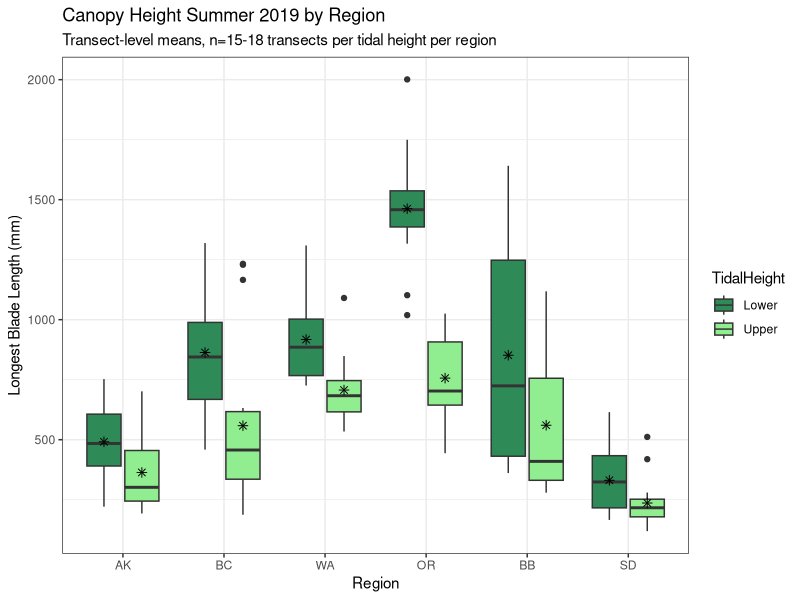
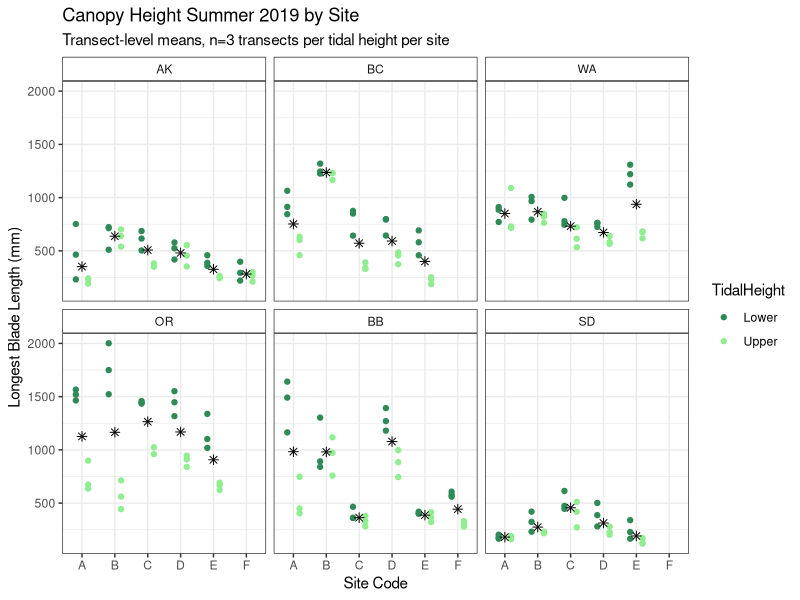
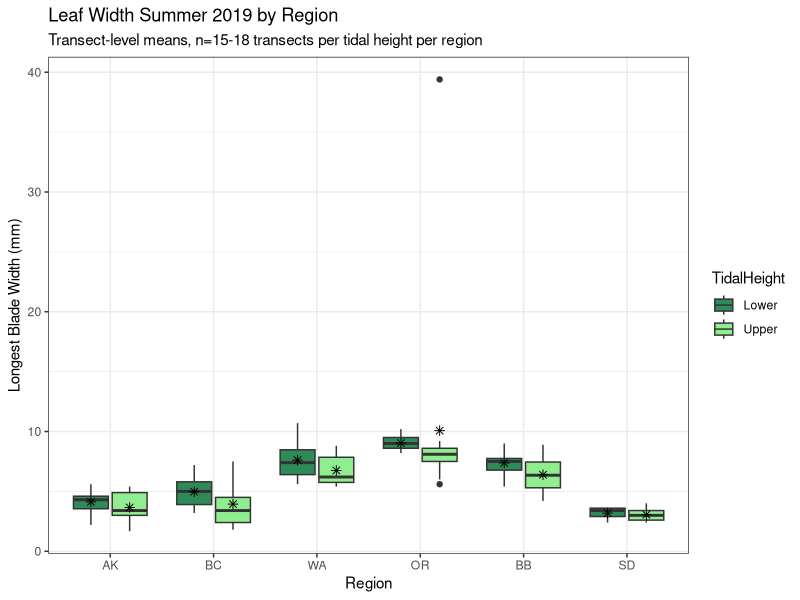
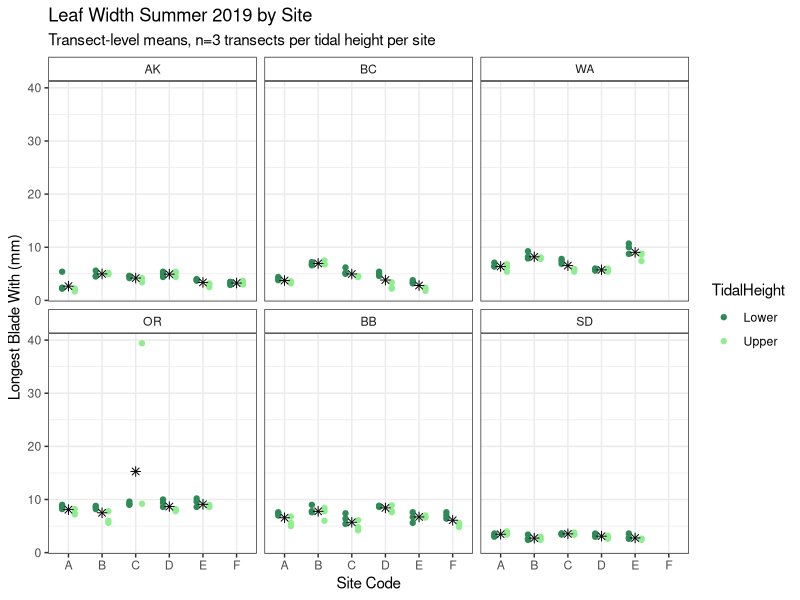
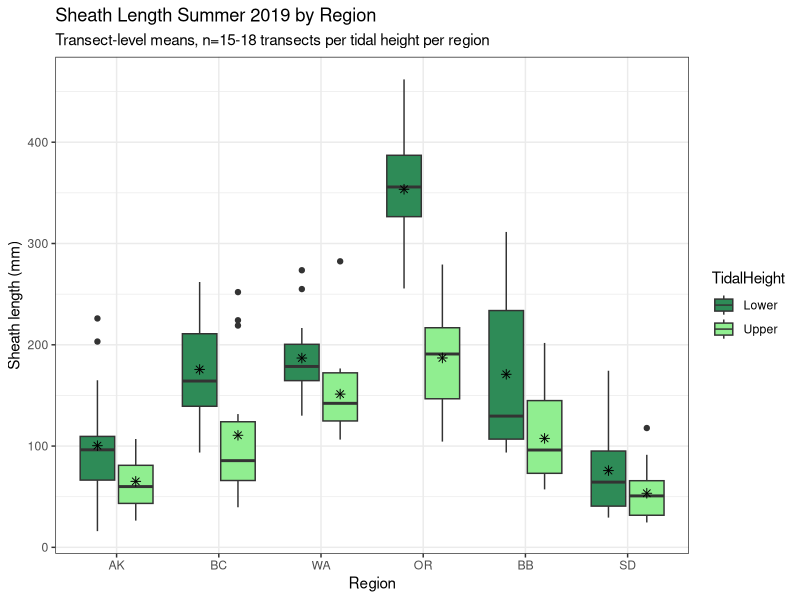
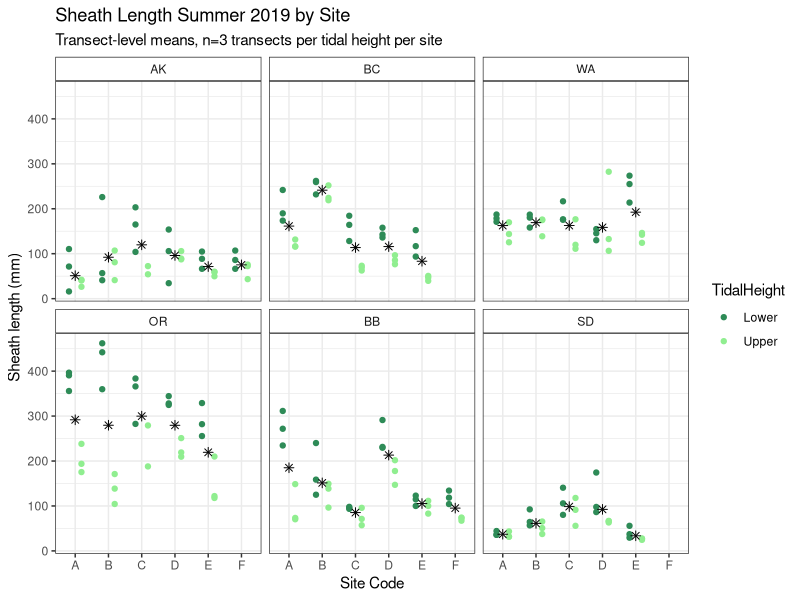
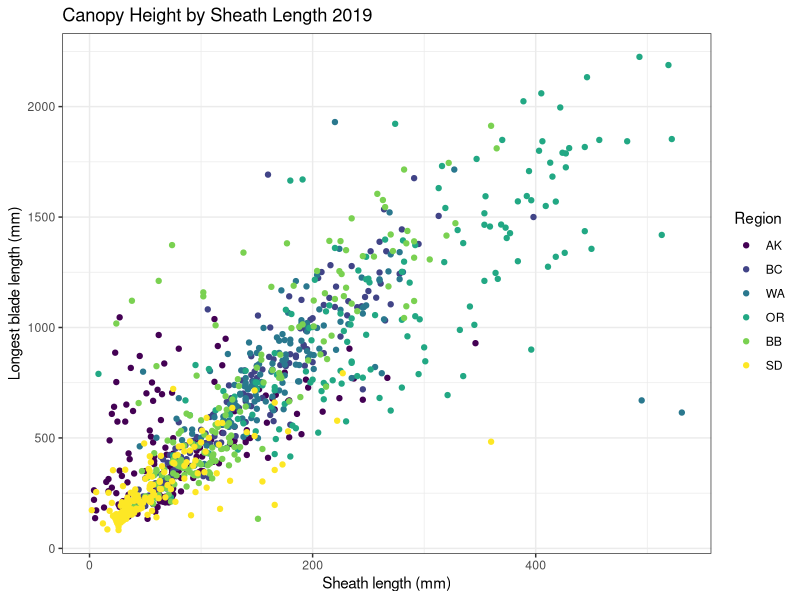
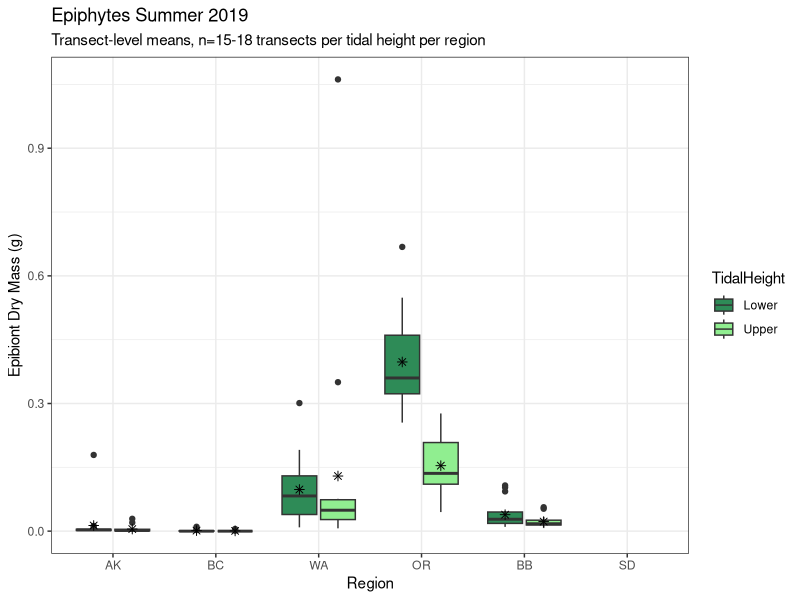

These charts were generated, in order, by the following R code:
## ---- chunk 1
knitr::opts_chunk$set(echo = TRUE)
library(tidyverse)
library(ggplot2)
library(lubridate)

region_order1 <- c("Alaska","British Colubmia","Washington","Oregon","Bodega Bay","San Diego")
region_order2 <- c("AK","BC","WA","OR","BB","SD")
## ---- chunk 2
Shoots <- read.csv("ShootMetrics.csv")
Shoots <- Shoots%>%
  separate(col=TransectID,sep="_",c("SampleDate","Region","SiteCode","Transect"))
Shoots$TidalHeight <- ifelse(Shoots$Transect=="L4"|Shoots$Transect=="L5"|Shoots$Transect=="L6","Lower","Upper")
Shoots$Region <- ordered(Shoots$Region,levels=region_order2)
Shoots$EpibiontDryMass.g <- as.numeric(Shoots$EpibiontDryMass.g)

Shoots_summ1 <- Shoots %>%
  group_by(Region,SiteCode,TidalHeight,Transect)%>%
  summarise(LongestBladeLength.mm=mean(LongestBladeLength.mm,na.rm=TRUE),
            LongestBladeWidth.mm=mean(LongestBladeWidth.mm,na.rm=TRUE),
            SheathLength.mm=mean(SheathLength.mm,na.rm=TRUE),
            EpibiontDryMass.g=mean(EpibiontDryMass.g,na.rm=TRUE))

## ---- chunk 3
ggplot(Shoots_summ1,aes(x=Region,y=LongestBladeLength.mm,fill=TidalHeight))+geom_boxplot()+
  stat_summary(fun.y=mean, geom="point", shape=8, size=2, color="black",
               position=position_dodge(width = 0.75),show.legend = FALSE)+
  scale_fill_manual(values=c("seagreen4","lightgreen"))+
  xlab("Region")+
  ylab("Longest Blade Length (mm)")+
  labs(title="Canopy Height Summer 2019 by Region",
       subtitle = "Transect-level means, n=15-18 transects per tidal height per region")+
  theme_bw()+
  theme(strip.background = element_rect(fill="white"))

ggplot(Shoots_summ1,aes(x=SiteCode,y=LongestBladeLength.mm,color=TidalHeight))+
  geom_point(position=position_dodge(width = 0.75))+
  stat_summary(fun.y=mean, geom="point", shape=8, size=2, color="black",
               position=position_dodge(width = 0.75),show.legend = FALSE)+
  facet_wrap(~Region,scales = "fixed")+
  scale_color_manual(values=c("seagreen4","lightgreen"))+
  xlab("Site Code")+
  ylab("Longest Blade Length (mm)")+
  labs(title="Canopy Height Summer 2019 by Site",
       subtitle = "Transect-level means, n=3 transects per tidal height per site")+
  theme_bw()+
  theme(strip.background = element_rect(fill="white"))

## ---- chunk 4
ggplot(Shoots_summ1,aes(x=Region,y=LongestBladeWidth.mm,fill=TidalHeight))+geom_boxplot()+
  stat_summary(fun.y=mean, geom="point", shape=8, size=2, color="black",
               position=position_dodge(width = 0.75),show.legend = FALSE)+
  scale_fill_manual(values=c("seagreen4","lightgreen"))+
  xlab("Region")+
  ylab("Longest Blade Width (mm)")+
  labs(title="Leaf Width Summer 2019 by Region",
       subtitle = "Transect-level means, n=15-18 transects per tidal height per region")+
  theme_bw()+
  theme(strip.background = element_rect(fill="white"))

ggplot(Shoots_summ1,aes(x=SiteCode,y=LongestBladeWidth.mm,color=TidalHeight))+
  geom_point(position=position_dodge(width = 0.75))+
  stat_summary(fun.y=mean, geom="point", shape=8, size=2, color="black",
               position=position_dodge(width = 0.75),show.legend = FALSE)+
  facet_wrap(~Region,scales = "fixed")+
  scale_color_manual(values=c("seagreen4","lightgreen"))+
  xlab("Site Code")+
  ylab("Longest Blade With (mm)")+
  labs(title="Leaf Width Summer 2019 by Site",
       subtitle = "Transect-level means, n=3 transects per tidal height per site")+
  theme_bw()+
  theme(strip.background = element_rect(fill="white"))
## ---- chunk 5
ggplot(Shoots_summ1,aes(x=Region,y=SheathLength.mm,fill=TidalHeight))+geom_boxplot()+
  stat_summary(fun.y=mean, geom="point", shape=8, size=2, color="black",
               position=position_dodge(width = 0.75),show.legend = FALSE)+
  #facet_wrap(~Region,scales = "fixed")+
  scale_fill_manual(values=c("seagreen4","lightgreen"))+
  xlab("Region")+
  ylab("Sheath length (mm)")+
  labs(title="Sheath Length Summer 2019 by Region",
       subtitle = "Transect-level means, n=15-18 transects per tidal height per region")+
  theme_bw()+
  theme(strip.background = element_rect(fill="white"))

ggplot(Shoots_summ1,aes(x=SiteCode,y=SheathLength.mm,color=TidalHeight))+
  geom_point(position=position_dodge(width = 0.75))+
  stat_summary(fun.y=mean, geom="point", shape=8, size=2, color="black",
               position=position_dodge(width = 0.75),show.legend = FALSE)+
  facet_wrap(~Region,scales = "fixed")+
  scale_color_manual(values=c("seagreen4","lightgreen"))+
  xlab("Site Code")+
  ylab("Sheath length (mm)")+
  labs(title="Sheath Length Summer 2019 by Site",
       subtitle = "Transect-level means, n=3 transects per tidal height per site")+
  theme_bw()+
  theme(strip.background = element_rect(fill="white"))

ggplot(Shoots,aes(x=SheathLength.mm,y=LongestBladeLength.mm,color=Region))+geom_point()+
  xlab("Sheath length (mm)")+
  ylab("Longest blade length (mm)")+
  labs(title="Canopy Height by Sheath Length 2019")+
  theme_bw()
## ---- chunk 6
ggplot(Shoots_summ1,aes(x=Region,y=EpibiontDryMass.g,fill=TidalHeight))+geom_boxplot()+
  stat_summary(fun.y=mean, geom="point", shape=8, size=2, color="black",
               position=position_dodge(width = 0.75),show.legend = FALSE)+
  #facet_wrap(~Region,scales = "fixed")+
  scale_fill_manual(values=c("seagreen4","lightgreen"))+
  xlab("Region")+
  ylab("Epibiont Dry Mass (g)")+
  labs(title="Epiphytes Summer 2019",
       subtitle = "Transect-level means, n=15-18 transects per tidal height per region")+
  theme_bw()+
  theme(strip.background = element_rect(fill="white"))

ggplot(Shoots_summ1,aes(x=SiteCode,y=EpibiontDryMass.g,color=TidalHeight))+
  geom_point(position=position_dodge(width = 0.75))+
  stat_summary(fun.y=mean, geom="point", shape=8, size=2, color="black",
               position=position_dodge(width = 0.75),show.legend = FALSE)+
  facet_wrap(~Region,scales = "fixed")+
  scale_color_manual(values=c("seagreen4","lightgreen"))+
  xlab("Site Code")+
  ylab("Epibiont Dry Mass (g)")+
  labs(title="Epiphytes Summer 2019",
       subtitle = "Transect-level means, n=3 transects per tidal height per site")+
  theme_bw()+
  theme(strip.background = element_rect(fill="white"))
